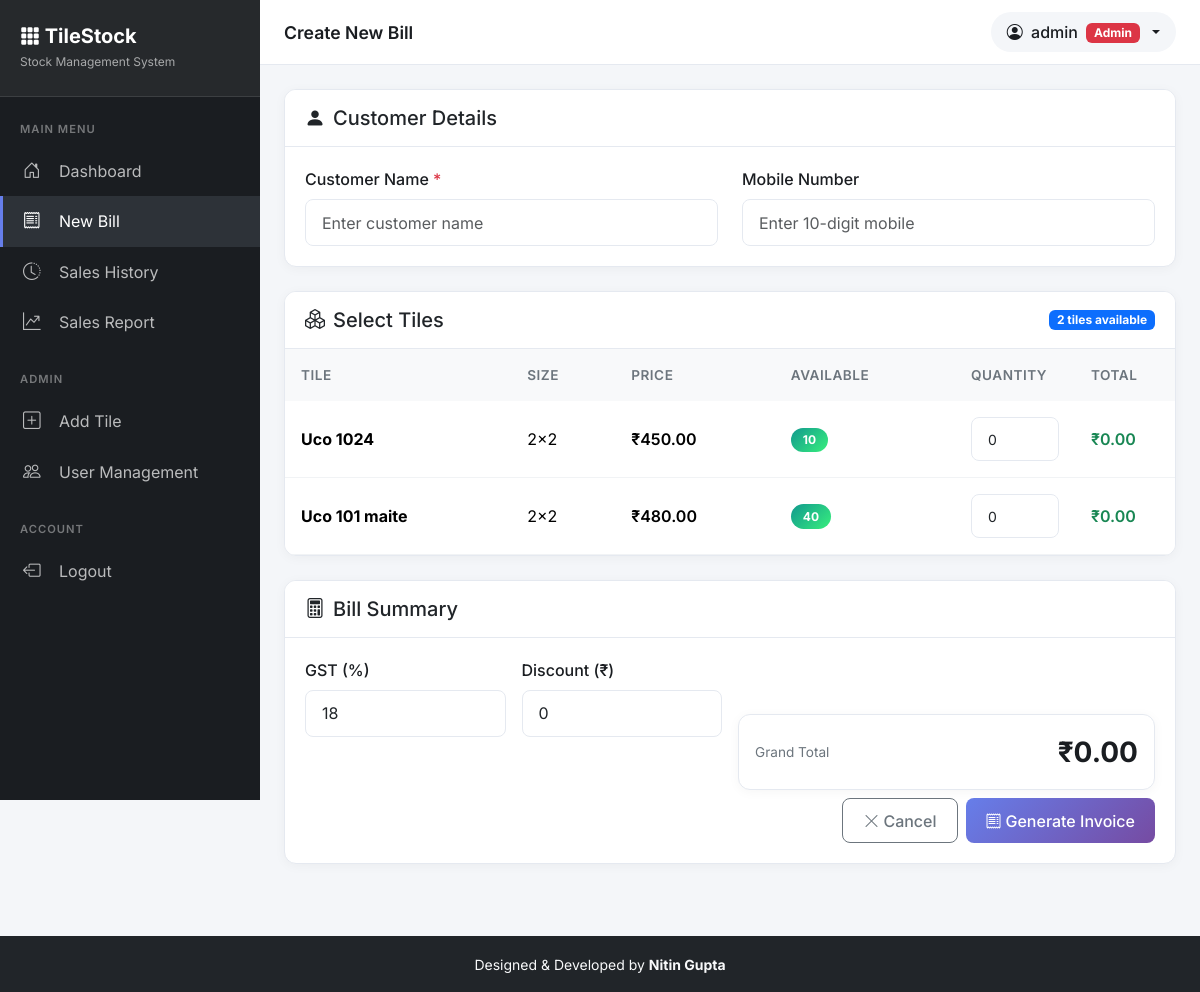
/billing (signed in), run on the app's committed database.
### app.py (models this page shows)
class Tile(db.Model):
    id = db.Column(db.Integer, primary_key=True)
    brand = db.Column(db.String(100), nullable=False)
    size = db.Column(db.String(50), nullable=False)
    buy_price = db.Column(db.Float, nullable=True)  # Cost price - admin only
    price = db.Column(db.Float, nullable=False)  # Selling price
    quantity = db.Column(db.Integer, nullable=False)

### app.py (the view, shortened to what this page needs)
@app.route('/billing', methods=['GET', 'POST'])
@login_required
@limiter.limit("30 per hour")
def billing():
    tiles = Tile.query.all()
    return render_template('billing.html', tiles=tiles)

### app.py (called while the page is built)
def login_required(f):
    @wraps(f)
    def decorated_function(*args, **kwargs):
        if 'user_id' not in session:
            flash('Please login to access this page')
            return redirect('/')
        return f(*args, **kwargs)
    return decorated_function

    @app.after_request
    def add_security_headers(response):
        response.headers['X-Content-Type-Options'] = 'nosniff'
        response.headers['X-Frame-Options'] = 'SAMEORIGIN'
        response.headers['X-XSS-Protection'] = '1; mode=block'
        return response

### templates/billing.html (shortened to what this page needs)
{% extends 'base.html' %} {% block title %}Create Bill{% endblock %} {% block
page_title %}Create New Bill{% endblock %} {% block content %}
<form method="post" id="billingForm">
  <div class="modern-card mb-4">
    <div class="card-header">
      <h5 class="mb-0">
        <i class="bi bi-person-fill me-2"></i>Customer Details
      </h5>
    </div>
    <div class="card-body">
      <div class="row">
        <div class="col-md-6">
          <label class="form-label">Customer Name <span class="text-danger">*</span></label>
          <input type="text" name="customer_name" class="form-control" placeholder="Enter customer name" required />
        </div>
        <div class="col-md-6">
          <label class="form-label">Mobile Number</label>
          <input type="tel" name="customer_mobile" class="form-control" placeholder="Enter 10-digit mobile"
            pattern="[0-9]{10}" maxlength="10" />
        </div>
      </div>
    </div>
  </div>
  <div class="modern-card mb-4">
    <div class="card-header d-flex justify-content-between align-items-center">
      <h5 class="mb-0"><i class="bi bi-boxes me-2"></i>Select Tiles</h5>
      <span class="badge bg-primary">{{ tiles|length }} tiles available</span>
    </div>
    <div class="card-body p-0">
      <div class="table-responsive">
        <table class="table modern-table mb-0">
          <thead>
            <tr>
              <th>Tile</th>
              <th>Size</th>
              <th>Price</th>
              <th>Available</th>
              <th style="width: 120px">Quantity</th>
              <th style="width: 100px">Total</th>
            </tr>
          </thead>
          <tbody>
            {% if tiles %} {% for tile in tiles %}
            <tr class="{{ 'table-secondary' if tile.quantity == 0 else '' }}">
              <td><strong>{{ tile.brand }}</strong></td>
              <td>{{ tile.size }}</td>
              <td class="price fw-semibold">
                ₹{{ "%.2f"|format(tile.price) }}
              </td>
              <td>
                {% if tile.quantity == 0 %}
                <span class="badge badge-stock-out">Out</span>
                {% elif tile.quantity < 10 %} <span class="badge badge-stock-low">{{ tile.quantity }}</span>
                  {% else %}
                  <span class="badge badge-stock-high">{{ tile.quantity }}</span>
                  {% endif %}
              </td>
              <td>
                <input type="number" name="qty_{{ tile.id }}" class="form-control form-control-sm qty" min="0" max="{{
                tile.quantity }}" value="0" data-price="{{ tile.price }}" {% if tile.quantity==0 %}disabled{% endif %}>
              </td>
              <td class="row-total fw-semibold text-success">₹0.00</td>
            </tr>
            {% endfor %} {% endif %}
          </tbody>
        </table>
      </div>
    </div>
  </div>
  <div class="modern-card">
    <div class="card-header">
      <h5 class="mb-0"><i class="bi bi-calculator me-2"></i>Bill Summary</h5>
    </div>
    <div class="card-body">
      <div class="row g-3 mb-4">
        <div class="col-sm-6 col-md-3">
          <label class="form-label">GST (%)</label>
          <input type="number" id="gst" name="gst" class="form-control" value="18" min="0" max="100" />
        </div>
        <div class="col-sm-6 col-md-3">
          <label class="form-label">Discount (₹)</label>
          <input type="number" id="discount" name="discount" class="form-control" value="0" min="0" />
        </div>
        <div class="col-md-6">
          <label class="form-label">&nbsp;</label>
          <div class="d-flex align-items-center h-100 pt-2">
            <div class="stat-card w-100" style="padding: 1rem">
              <div class="d-flex justify-content-between align-items-center">
                <span class="stat-label">Grand Total</span>
                <span class="stat-value" id="liveTotal">₹0.00</span>
              </div>
            </div>
          </div>
        </div>
      </div>
      <div class="d-flex flex-column flex-sm-row gap-2 justify-content-end">
        <a href="/dashboard" class="btn btn-outline-secondary btn-modern">
          <i class="bi bi-x-lg me-1"></i>Cancel
        </a>
        <button type="submit" class="btn btn-gradient-primary btn-modern">
          <i class="bi bi-receipt me-1"></i>Generate Invoice
        </button>
      </div>
    </div>
  </div>
</form>
{% endblock %}

### templates/base.html (style rules this page uses)
:root { --sidebar-width: 260px; --sidebar-bg: #1a1d21; --sidebar-hover: #2d3238; --primary-gradient: linear-gradient(135deg, #667eea 0%, #764ba2 100%); --success-gradient: linear-gradient(135deg, #11998e 0%, #38ef7d 100%); --danger-gradient: linear-gradient(135deg, #eb3349 0%, #f45c43 100%); --warning-gradient: linear-gradient(135deg, #f2994a 0%, #f2c94c 100%); }
* { font-family: "Inter", sans-serif; }
body { background-color: #f4f6f9; min-height: 100vh; }
.stat-card { background: #fff; border-radius: 12px; padding: 1.5rem; box-shadow: 0 2px 12px rgba(0, 0, 0, 0.04); border: 1px solid #e5e9f0; transition: transform 0.2s, box-shadow 0.2s; }
.stat-card .stat-value { font-size: 1.75rem; font-weight: 700; color: #1a1d21; }
.stat-card .stat-label { color: #6c757d; font-size: 0.85rem; }
.modern-card { background: #fff; border-radius: 12px; box-shadow: 0 2px 12px rgba(0, 0, 0, 0.04); border: 1px solid #e5e9f0; overflow: hidden; }
.modern-card .card-header { background: #fff; border-bottom: 1px solid #e5e9f0; padding: 1rem 1.25rem; font-weight: 600; }
.modern-card .card-body { padding: 1.25rem; }
.modern-table { margin-bottom: 0; }
.modern-table thead th { background: #f8f9fa; border: none; padding: 1rem; font-weight: 600; font-size: 0.85rem; color: #6c757d; text-transform: uppercase; letter-spacing: 0.5px; }
.modern-table tbody td { padding: 1rem; vertical-align: middle; border-color: #f1f3f5; }
.badge-stock-high { background: var(--success-gradient); padding: 0.4rem 0.75rem; border-radius: 50px; }
.btn-modern { padding: 0.6rem 1.25rem; border-radius: 8px; font-weight: 500; transition: all 0.2s; }
.btn-gradient-primary { background: var(--primary-gradient); border: none; color: #fff; }
.form-control, .form-select { border-radius: 8px; border: 1px solid #e5e9f0; padding: 0.65rem 1rem; }
.form-label { font-weight: 500; color: #1a1d21; margin-bottom: 0.5rem; }

### data on the page
Tile: brand "Uco 1024", size "2x2", price "450.00", quantity "10", quantity "0"
Tile: brand "Uco 101 maite", size "2x2", price "480.00", quantity "40", quantity "0"

### other printed values
{{ session.get('user') }} "admin"
{{ tiles|length }} "2"
